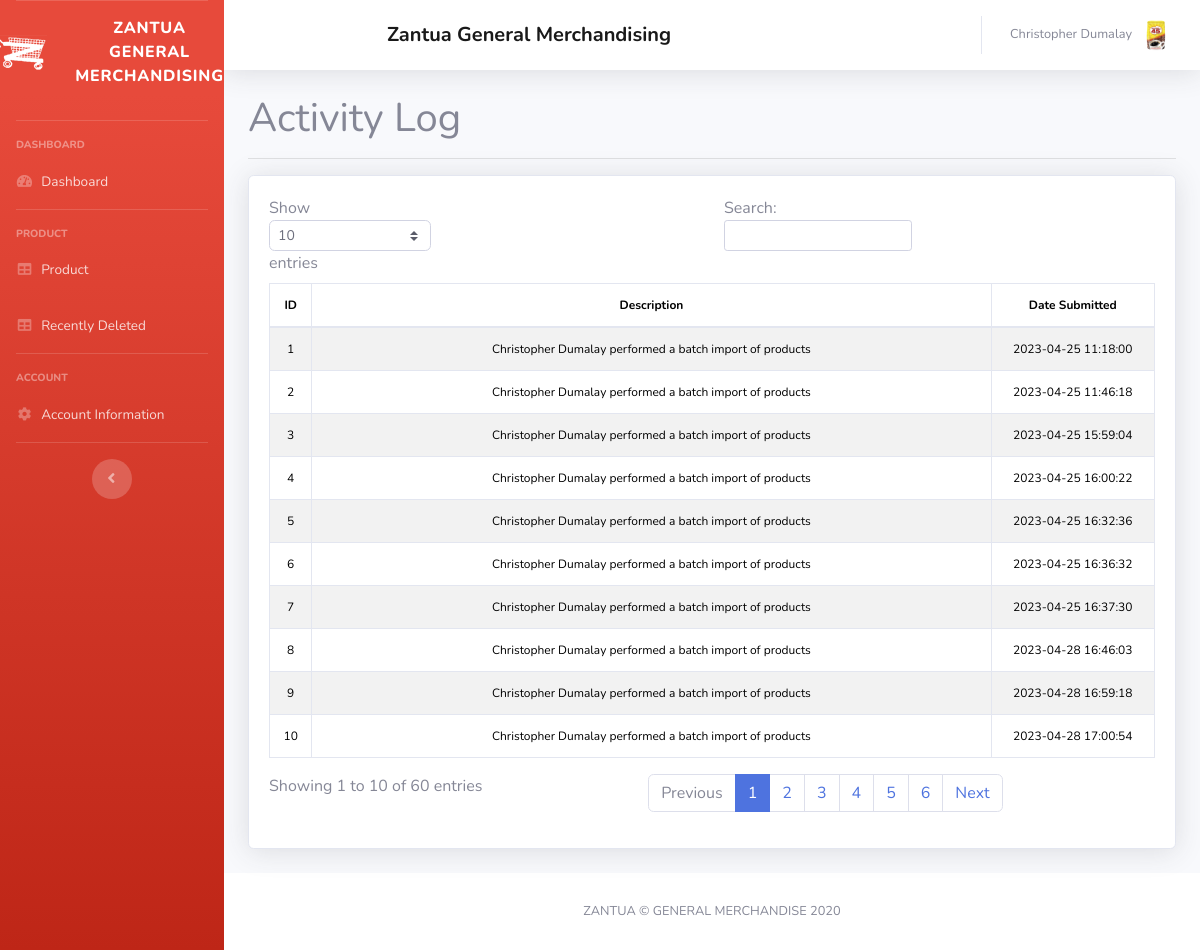
The page /admin/activitylog.php (signed in) on the database its author committed.
### tables this page shows
CREATE TABLE `activity_log` (
  `id` int(11) NOT NULL,
  `description` varchar(500) NOT NULL,
  `date` datetime NOT NULL
);

### admin/activitylog.php (the view, shortened to what this page needs)
<?php
    include "../dbcon.php";
    $id = $_SESSION['id'];
    $sql = $conn->query("SELECT * FROM admin WHERE user_Id = '$id' ");
    $stmt = $sql->fetch(PDO::FETCH_ASSOC);
?>
<!DOCTYPE html>
<html lang="en">
<head>
    <link href="../vendor/fontawesome-free/css/all.min.css" rel="stylesheet" type="text/css">
    <link href="../css/sb-admin-2.min.css" rel="stylesheet">
</head>
<body id="page-top">
    <div id="wrapper">
        <ul class="navbar-nav bg-gradient-danger sidebar sidebar-dark accordion" id="accordionSidebar">
    <a class="sidebar-brand d-flex align-items-center justify-content-center" href="index.php">
        <img src="../img/logosmall.png" alt="Zantlo Logo" class="sidebar-brand-icon">
        <div class="sidebar-brand-text mx-3 main text">Zantua General Merchandising <sup></sup></div>
    </a>
    <hr class="sidebar-divider">
    <div class="sidebar-heading">
        Dashboard
    </div>
    <li class="nav-item <?php echo basename($_SERVER['PHP_SELF']) == 'index.php' ? 'active' : ''; ?>">
        <a class="nav-link" href="index.php">
            <i class="fas fa-fw fa-tachometer-alt"></i>
            <span>Dashboard</span></a>
            <hr class="sidebar-divider">
    </li>
    <div class="sidebar-heading">
        Product
    </div>
    <li class="nav-item <?php echo basename($_SERVER['PHP_SELF']) == 'product.php' ? 'active' : ''; ?>">
        <a class="nav-link" href="product.php">
            <i class="fas fa-fw fa-table"></i>
            <span>Product</span></a>
    </li>
    <li class="nav-item <?php echo basename($_SERVER['PHP_SELF']) == 'recently_deleted.php' ? 'active' : ''; ?>">
        <a class="nav-link" href="recently_deleted.php">
            <i class="fas fa-fw fa-table"></i>
            <span>Recently Deleted</span></a>
    </li>
    <hr class="sidebar-divider">
    <div class="sidebar-heading">
        Account
    </div>
    <li class="nav-item <?php echo basename($_SERVER['PHP_SELF']) == 'profile.php' ? 'active' : ''; ?>">
        <a class="nav-link" href="profile.php">
            <i class="fas fa-fw fa-cog"></i>
            <span>Account Information</span></a>
    </li>
    <hr class="sidebar-divider">
    <div class="text-center d-none d-md-inline">
        <button class="rounded-circle border-0" id="sidebarToggle"></button>
    </div>
</ul>
        <div id="content-wrapper" class="d-flex flex-column">
            <div id="content">
                <nav class="navbar navbar-expand navbar-light bg-white topbar mb-4 static-top shadow">
  <a class="navbar-brand font-weight-bold mx-auto" href="index.php">Zantua General Merchandising</a>
                    <ul class="navbar-nav ml-auto">
                        <li class="nav-item dropdown no-arrow">
                            <a class="nav-link dropdown-toggle" href="#" id="userDropdown" role="button"
                                data-toggle="dropdown" aria-haspopup="true" aria-expanded="false">
                                <span class="mr-2 d-none d-lg-inline text-gray-600 small"><?php echo $stmt['fname']; ?></span>
                                <img class="img-profile rounded-circle" src="<?php echo '../img/' . $stmt['image'] ?? 'undraw_profile.svg'; ?>">
                            </a>
                        </li>
                    </ul>
                </nav>
                <div class="container-fluid">
                <h1>Activity Log</h1>
                <hr>
                    <div class="card shadow mb-4">
                        <div class="card-body">
                            <div class="table-responsive">
                                <table class="table table-bordered table-striped" id="dataTable" width="100%" cellspacing="0" style="font-size: 12px">
                                    <thead style="text-align: center;">
                                        <tr>
                                            <th>ID</th>
                                            <th>Description</th>
                                            <th>Date Submitted</th>
                                        </tr>
                                    </thead>
                                    <tbody>
                                        <?php
                                            $stmt = $conn->query("SELECT * FROM activity_log");
                                            while($res = $stmt->fetch(PDO::FETCH_ASSOC)){
                                        ?>
                                        <tr>
                                            <td><?php echo $res["id"]; ?></td>
                                            <td><?php echo $res["description"]; ?></td>
                                            <td style="text-align: center;"><?php echo $res["date"]; ?></td>
                                        </tr>
                                        <?php } ?>
                                    </tbody>
                                </table>
                            </div>
                        </div>
                    </div>
                </div>
            </div>
            <footer class="sticky-footer bg-white">
                <div class="container my-auto">
                    <div class="copyright text-center my-auto">
                        <span>ZANTUA &copy; GENERAL MERCHANDISE 2020</span>
                    </div>
                </div>
            </footer>
        </div>
    </div>
</body>
</html>

### admin/activitylog.php (style rules this page uses)
th { text-align: center; color: black; font-weight: bold; }
td { text-align: center; color: black; }

### rows shown on the page
activity_log: id "1", description "Christopher Dumalay performed a batch import of products", date "2023-04-25 11:18:00"
activity_log: id "2", description "Christopher Dumalay performed a batch import of products", date "2023-04-25 11:46:18"
activity_log: id "3", description "Christopher Dumalay performed a batch import of products", date "2023-04-25 15:59:04"
activity_log: id "4", description "Christopher Dumalay performed a batch import of products", date "2023-04-25 16:00:22"
activity_log: id "5", description "Christopher Dumalay performed a batch import of products", date "2023-04-25 16:32:36"
activity_log: id "6", description "Christopher Dumalay performed a batch import of products", date "2023-04-25 16:36:32"
activity_log: id "7", description "Christopher Dumalay performed a batch import of products", date "2023-04-25 16:37:30"
activity_log: id "8", description "Christopher Dumalay performed a batch import of products", date "2023-04-28 16:46:03"
activity_log: id "9", description "Christopher Dumalay performed a batch import of products", date "2023-04-28 16:59:18"
activity_log: id "10", description "Christopher Dumalay performed a batch import of products", date "2023-04-28 17:00:54"

### other values the page prints
$stmt['fname'] "Christopher Dumalay"
